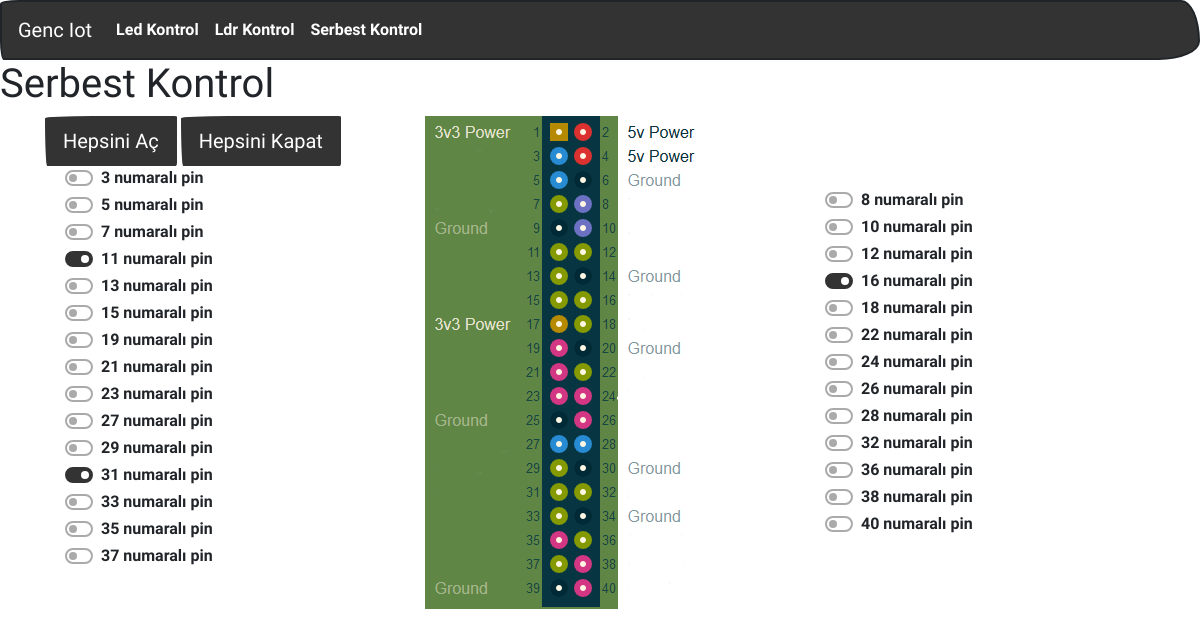
The app's page /serbest with its own data.
### led/models.py (models this page shows, shortened)
class Pin(models.Model):
    pin_numarasi = models.IntegerField()
    pin_degeri = models.BooleanField()

### led/views.py (the view)
# urls.py: path("serbest", views.serbest,name='serbest'),
def serbest(request):
    context = {
        "pins": Pin.objects.all()
    }
    return render(request,"led/serbest.html",context)

### led/templates/led/serbest.html (shortened to what this page needs)
{% extends "led/base.html" %}
{% load static %}
{% block icerik %}
<h1>Serbest Kontrol</h1>
<div class="container">
    <div class="row">
        <div class="col-sm">
        <button type="button" class="btn btn-primary btn-lg" id='hep_ac_btn'>Hepsini Aç</button>
        <button type="button" class="btn btn-primary btn-lg" id='hep_kapa_btn'>Hepsini Kapat</button>
        {% for pin in pins %}
            {% if not pin.pin_numarasi|divisibleby:"2"  %}
            <div class="custom-control custom-switch">
                <label class="custom-control-label" for="pin{{pin.pin_numarasi}}">{{pin.pin_numarasi}} numaralı pin </label>
            </div>
            {% endif %}
        {% endfor %}
        </div>
        <div class="col-sm">
            <img src="{% static 'led/pinout.png' %}" alt="pinout">
        </div>
        <div class="col-sm">
        <br><br><br>
        {% for pin in pins %}
            {% if pin.pin_numarasi|divisibleby:"2" %}
            <div class="custom-control custom-switch">
                <label class="custom-control-label" for="pin{{pin.pin_numarasi}}">{{pin.pin_numarasi}} numaralı pin </label>
            </div>
            {% endif %}
        {% endfor %}
        </div>
    </div>
</div>
{% endblock %}

### records on screen
Pin: pin_numarasi "3"
Pin: pin_numarasi "5"
Pin: pin_numarasi "7"
Pin: pin_numarasi "11"
Pin: pin_numarasi "13"
Pin: pin_numarasi "15"
Pin: pin_numarasi "19"
Pin: pin_numarasi "21"
Pin: pin_numarasi "23"
Pin: pin_numarasi "27"
Pin: pin_numarasi "29"
Pin: pin_numarasi "31"
Pin: pin_numarasi "33"
Pin: pin_numarasi "35"
Pin: pin_numarasi "37"
Pin: pin_numarasi "8"
Pin: pin_numarasi "10"
Pin: pin_numarasi "12"
Pin: pin_numarasi "16"
Pin: pin_numarasi "18"
Pin: pin_numarasi "22"
Pin: pin_numarasi "24"
Pin: pin_numarasi "26"
Pin: pin_numarasi "28"
Pin: pin_numarasi "32"
Pin: pin_numarasi "36"
Pin: pin_numarasi "38"
Pin: pin_numarasi "40"
